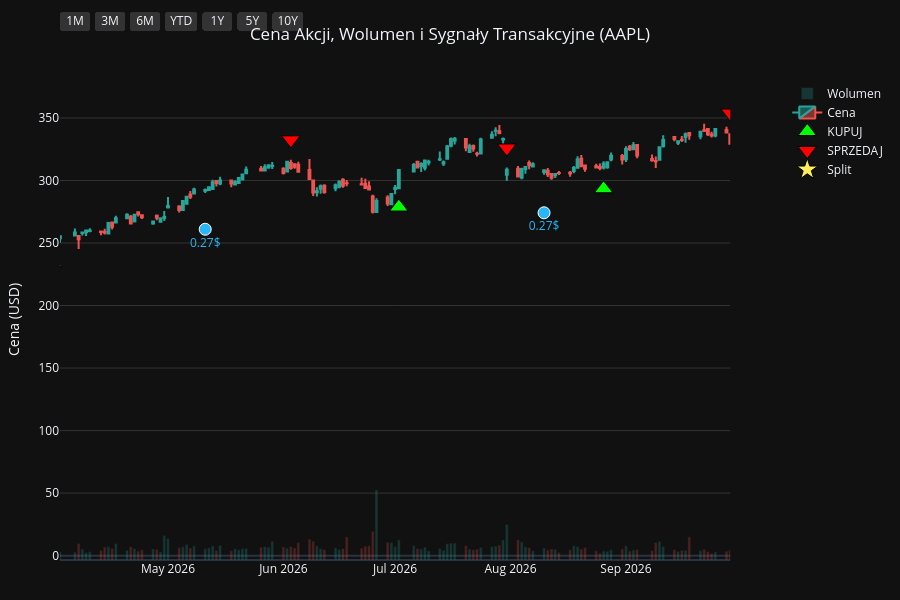
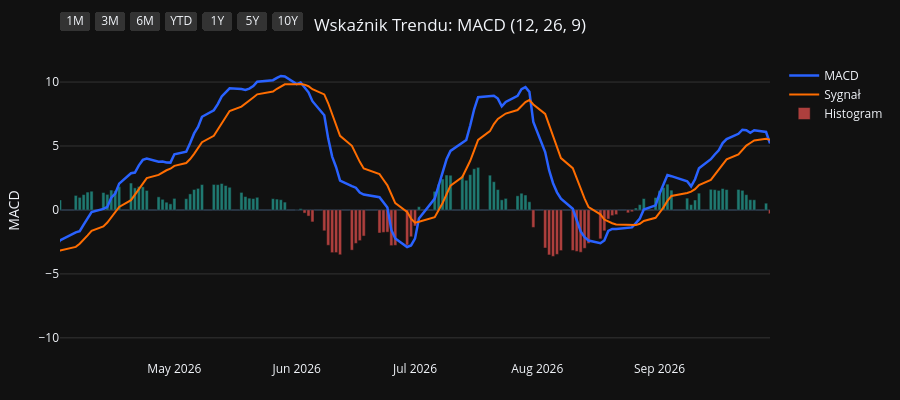
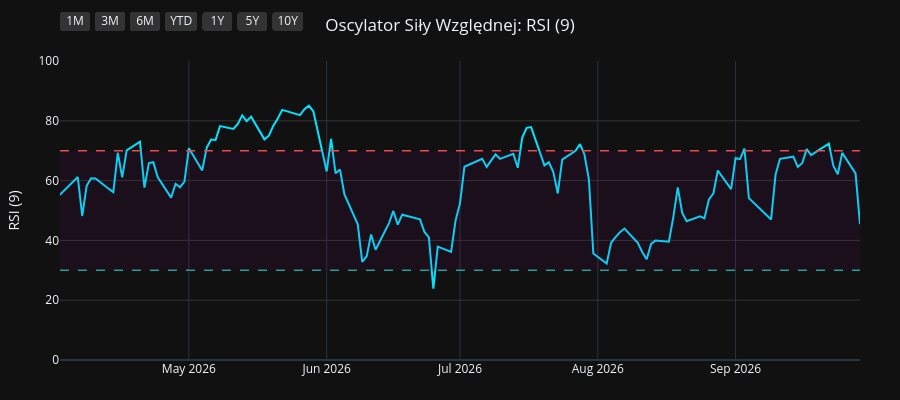
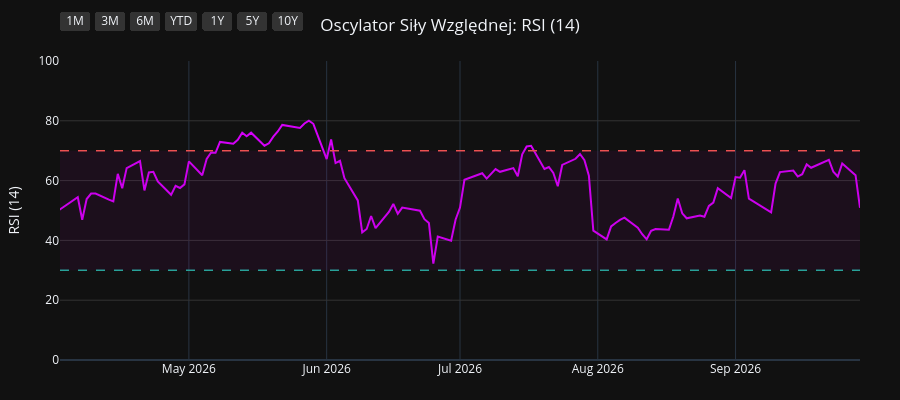

The cell these charts' notebook holds for them, in order:
### Code cell
import os
import yfinance as yf
import pandas as pd
import pandas_ta as ta
import plotly.graph_objects as go
from plotly.subplots import make_subplots

# 1. Pobranie i przygotowanie danych
symbol = os.environ.get("STOCK_TICKER", "").strip().upper()
if not symbol:
    raise RuntimeError("Set STOCK_TICKER before running price_extractor.ipynb")
df = yf.Ticker(symbol).history(period="10y")
df.index = df.index.tz_localize(None)

# Wskaźniki i sygnały
df.ta.macd(fast=12, slow=26, signal=9, append=True)
df.ta.rsi(length=9, append=True)
df.ta.rsi(length=14, append=True)
df.ta.rsi(length=21, append=True)
df.dropna(inplace=True)

macd = df['MACD_12_26_9']
signal = df['MACDs_12_26_9']
wczorajszy_macd = macd.shift(1)
wczorajszy_signal = signal.shift(1)

df['Decyzja'] = 'BRAK'
df.loc[(macd > signal) & (wczorajszy_macd <= wczorajszy_signal), 'Decyzja'] = 'KUPUJ'
df.loc[(macd < signal) & (wczorajszy_macd >= wczorajszy_signal), 'Decyzja'] = 'SPRZEDAJ'

df_kupuj = df[df['Decyzja'] == 'KUPUJ']
df_sprzedaj = df[df['Decyzja'] == 'SPRZEDAJ']
df_dywidendy = df[df['Dividends'] > 0]
df_splity = df[df['Stock Splits'] > 0]

# Wspólna konfiguracja osi X
konfiguracja_osi_x = dict(
    type="date",
    showspikes=True, spikemode="across", spikesnap="cursor", spikedash="dot", spikecolor="#ffffff", spikethickness=1, hoverformat="%Y-%m-%d",
    rangeselector=dict(
        buttons=list([
            dict(count=1, label="1M", step="month", stepmode="backward"),
            dict(count=3, label="3M", step="month", stepmode="backward"),
            dict(count=6, label="6M", step="month", stepmode="backward"),
            dict(count=1, label="YTD", step="year", stepmode="todate"),
            dict(count=1, label="1Y", step="year", stepmode="backward"),
            dict(count=5, label="5Y", step="year", stepmode="backward"),
            dict(step="all", label="10Y")
        ]),
        bgcolor="#333333", activecolor="#2962ff", x=0, y=1.1
    )
)

# ==========================================
# WYKRES 1: CENA + WOLUMEN + SYGNAŁY
# ==========================================
fig1 = make_subplots(specs=[[{"secondary_y": True}]])

kolory_wolumenu = ['#26a69a' if row['Close'] >= row['Open'] else '#ef5350' for index, row in df.iterrows()]
fig1.add_trace(go.Bar(x=df.index, y=df['Volume'], marker_color=kolory_wolumenu, opacity=0.25, name='Wolumen'), secondary_y=True)
fig1.add_trace(go.Candlestick(x=df.index, open=df['Open'], high=df['High'], low=df['Low'], close=df['Close'], name='Cena', increasing_line_color='#26a69a', decreasing_line_color='#ef5350'), secondary_y=False)
fig1.add_trace(go.Scatter(x=df_kupuj.index, y=df_kupuj['Low'] * 0.95, customdata=df_kupuj[['Low', 'High']], mode='markers', marker=dict(symbol='triangle-up', size=16, color='#00ff00', line=dict(width=1, color='black')), name='KUPUJ', hovertemplate='KUPUJ<br>Najniższa: %{customdata[0]:.2f}<br>Najwyższa: %{customdata[1]:.2f}<extra></extra>'), secondary_y=False)
fig1.add_trace(go.Scatter(x=df_sprzedaj.index, y=df_sprzedaj['High'] * 1.05, customdata=df_sprzedaj[['Low', 'High']], mode='markers', marker=dict(symbol='triangle-down', size=16, color='#ff0000', line=dict(width=1, color='black')), name='SPRZEDAJ', hovertemplate='SPRZEDAJ<br>Najniższa: %{customdata[0]:.2f}<br>Najwyższa: %{customdata[1]:.2f}<extra></extra>'), secondary_y=False)

if not df_dywidendy.empty:
    fig1.add_trace(go.Scatter(x=df_dywidendy.index, y=df_dywidendy['Low'] * 0.90, mode='markers+text', marker=dict(symbol='circle', size=12, color='#29b6f6', line=dict(width=1, color='white')), text=df_dywidendy['Dividends'].apply(lambda x: f"{x}$"), textposition="bottom center", name='Dywidenda', showlegend=False, hovertemplate='Dywidenda: %{text}<extra></extra>', textfont=dict(color="#29b6f6")), secondary_y=False)
if not df_splity.empty:
                    fig1.add_trace(go.Scatter(x=df_splity.index, y=df_splity['High'], mode='markers+text', marker=dict(symbol='star', size=16, color='#ffee58', line=dict(width=1, color='black')), text=df_splity['Stock Splits'].apply(lambda x: f"{x:g}:1" if x >= 1 else f"1:{1 / x:g}"), textposition="top center", name='Split', hovertemplate='%{text}<extra></extra>', textfont=dict(color="#ffee58")), secondary_y=False)

fig1.update_layout(title=dict(text=f"Cena Akcji, Wolumen i Sygnały Transakcyjne ({symbol})", x=0.5, xanchor='center'), dragmode='pan', xaxis_rangeslider_visible=False, template='plotly_dark', height=600, hovermode='x unified', margin=dict(l=60, r=40, t=60, b=40))
fig1.update_xaxes(**konfiguracja_osi_x)
fig1.update_xaxes(range=[df.index.max() - pd.Timedelta(days=180), df.index.max()])
fig1.update_yaxes(title_text="Cena (USD)", secondary_y=False, gridcolor='#333333')
fig1.update_yaxes(range=[0, df['Volume'].max() * 4], showgrid=False, showticklabels=False, secondary_y=True)
fig1.show(config={'scrollZoom': True})

# ==========================================
# WYKRES 2: WSKAŹNIK MACD
# ==========================================
fig2 = go.Figure()
fig2.add_trace(go.Scatter(x=df.index, y=df['MACD_12_26_9'], line=dict(color='#2962ff', width=2.5), name='MACD'))
fig2.add_trace(go.Scatter(x=df.index, y=df['MACDs_12_26_9'], line=dict(color='#ff6d00', width=2), name='Sygnał'))
kolory_macd = ['#26a69a' if val >= 0 else '#ef5350' for val in df['MACDh_12_26_9']]
fig2.add_trace(go.Bar(x=df.index, y=df['MACDh_12_26_9'], marker_color=kolory_macd, name='Histogram', opacity=0.7))
fig2.update_layout(title=dict(text="Wskaźnik Trendu: MACD (12, 26, 9)", x=0.5, xanchor='center'), dragmode='pan', xaxis_rangeslider_visible=False, template='plotly_dark', height=400, hovermode='x unified', margin=dict(l=60, r=40, t=60, b=40))
fig2.update_xaxes(**konfiguracja_osi_x)
fig2.update_xaxes(range=[df.index.max() - pd.Timedelta(days=180), df.index.max()])
fig2.update_yaxes(title_text="MACD", gridcolor='#333333')
fig2.show(config={'scrollZoom': True})

# ==========================================
# WYKRES 3: OSCYLATOR RSI (9)
# ==========================================
fig3 = go.Figure()
fig3.add_trace(go.Scatter(x=df.index, y=df['RSI_9'], line=dict(color='#00e5ff', width=2), name='RSI (9)'))
fig3.add_hline(y=70, line_dash="dash", line_color="#ef5350", line_width=1.5)
fig3.add_hline(y=30, line_dash="dash", line_color="#26a69a", line_width=1.5)
fig3.add_hrect(y0=30, y1=70, line_width=0, fillcolor="purple", opacity=0.1)
fig3.update_layout(title=dict(text="Oscylator Siły Względnej: RSI (9)", x=0.5, xanchor='center'), dragmode='pan', xaxis_rangeslider_visible=False, template='plotly_dark', height=400, hovermode='x unified', margin=dict(l=60, r=40, t=60, b=40))
fig3.update_xaxes(**konfiguracja_osi_x)
fig3.update_xaxes(range=[df.index.max() - pd.Timedelta(days=180), df.index.max()])
fig3.update_yaxes(title_text="RSI (9)", range=[0, 100], gridcolor='#333333')
fig3.show(config={'scrollZoom': True})

# ==========================================
# WYKRES 4: OSCYLATOR RSI (14)
# ==========================================
fig4 = go.Figure()
fig4.add_trace(go.Scatter(x=df.index, y=df['RSI_14'], line=dict(color='#d500f9', width=2), name='RSI (14)'))
fig4.add_hline(y=70, line_dash="dash", line_color="#ef5350", line_width=1.5)
fig4.add_hline(y=30, line_dash="dash", line_color="#26a69a", line_width=1.5)
fig4.add_hrect(y0=30, y1=70, line_width=0, fillcolor="purple", opacity=0.1)
fig4.update_layout(title=dict(text="Oscylator Siły Względnej: RSI (14)", x=0.5, xanchor='center'), dragmode='pan', xaxis_rangeslider_visible=False, template='plotly_dark', height=400, hovermode='x unified', margin=dict(l=60, r=40, t=60, b=40))
fig4.update_xaxes(**konfiguracja_osi_x)
fig4.update_xaxes(range=[df.index.max() - pd.Timedelta(days=180), df.index.max()])
fig4.update_yaxes(title_text="RSI (14)", range=[0, 100], gridcolor='#333333')
fig4.show(config={'scrollZoom': True})

# ==========================================
# WYKRES 5: OSCYLATOR RSI (21)
# ==========================================
fig5 = go.Figure()
fig5.add_trace(go.Scatter(x=df.index, y=df['RSI_21'], line=dict(color='#64dd17', width=2), name='RSI (21)'))
fig5.add_hline(y=70, line_dash="dash", line_color="#ef5350", line_width=1.5)
fig5.add_hline(y=30, line_dash="dash", line_color="#26a69a", line_width=1.5)
fig5.add_hrect(y0=30, y1=70, line_width=0, fillcolor="purple", opacity=0.1)
fig5.update_layout(title=dict(text="Oscylator Siły Względnej: RSI (21)", x=0.5, xanchor='center'), dragmode='pan', xaxis_rangeslider_visible=False, template='plotly_dark', height=400, hovermode='x unified', margin=dict(l=60, r=40, t=60, b=40))
fig5.update_xaxes(**konfiguracja_osi_x)
fig5.update_xaxes(range=[df.index.max() - pd.Timedelta(days=180), df.index.max()])
fig5.update_yaxes(title_text="RSI (21)", range=[0, 100], gridcolor='#333333')
fig5.show(config={'scrollZoom': True})

### Figure 1 — Plotly figure (JSON) as saved in the notebook; plotly's stock layout.template omitted (floating-point values rounded to 4 significant figures; data arrays with more than 128 entries replaced by an {"elided": "..."} marker saying what was removed)
{"data": [{"marker": {"color": {"elided": "2479 str values"}}, "name": "Wolumen", "opacity": 0.25, "type": "bar", "x": {"elided": "2479 str values"}, "xaxis": "x", "y": {"elided": "2479 int values"}, "yaxis": "y2"}, {"close": {"elided": "2479 float values"}, "decreasing": {"line": {"color": "#ef5350"}}, "high": {"elided": "2479 float values"}, "increasing": {"line": {"color": "#26a69a"}}, "low": {"elided": "2479 float values"}, "name": "Cena", "open": {"elided": "2479 float values"}, "type": "candlestick", "x": {"elided": "2479 str values"}, "xaxis": "x", "yaxis": "y"}, {"customdata": {"elided": "89x2 float values"}, "hovertemplate": "KUPUJ<br>Najniższa: %{customdata[0]:.2f}<br>Najwyższa: %{customdata[1]:.2f}<extra></extra>", "marker": {"color": "#00ff00", "line": {"color": "black", "width": 1}, "size": 16, "symbol": "triangle-up"}, "mode": "markers", "name": "KUPUJ", "type": "scatter", "x": ["2016-11-17T00:00:00", "2017-01-09T00:00:00", "2017-01-25T00:00:00", "2017-05-01T00:00:00", "2017-07-10T00:00:00", "2017-08-29T00:00:00", "2017-10-06T00:00:00", "2017-12-18T00:00:00", "2018-01-08T00:00:00", "2018-02-14T00:00:00", "2018-04-10T00:00:00", "2018-05-02T00:00:00", "2018-06-06T00:00:00", "2018-07-09T00:00:00", "2018-08-01T00:00:00", "2018-10-02T00:00:00", "2018-12-03T00:00:00", "2018-12-12T00:00:00", "2018-12-28T00:00:00", "2019-03-12T00:00:00", "2019-04-02T00:00:00", "2019-04-18T00:00:00", "2019-06-06T00:00:00", "2019-07-23T00:00:00", "2019-08-19T00:00:00", "2019-09-05T00:00:00", "2019-10-07T00:00:00", "2019-12-16T00:00:00", "2020-03-27T00:00:00", "2020-06-08T00:00:00", "2020-07-08T00:00:00", "2020-07-20T00:00:00", "2020-07-31T00:00:00", "2020-10-01T00:00:00", "2020-11-06T00:00:00", "2020-12-01T00:00:00", "2021-01-22T00:00:00", "2021-03-15T00:00:00", "2021-06-07T00:00:00", "2021-08-17T00:00:00", "2021-08-31T00:00:00", "2021-10-14T00:00:00", "2021-11-17T00:00:00", "2022-02-01T00:00:00", "2022-03-18T00:00:00", "2022-05-27T00:00:00", "2022-06-23T00:00:00", "2022-10-17T00:00:00", "2022-11-11T00:00:00", "2023-01-09T00:00:00", "2023-03-16T00:00:00", "2023-04-19T00:00:00", "2023-05-01T00:00:00", "2023-05-05T00:00:00", "2023-05-18T00:00:00", "2023-05-31T00:00:00", "2023-06-27T00:00:00", "2023-08-25T00:00:00", "2023-10-04T00:00:00", "2023-11-02T00:00:00", "2023-12-08T00:00:00", "2023-12-13T00:00:00", "2024-01-19T00:00:00", "2024-03-18T00:00:00", "2024-04-25T00:00:00", "2024-06-05T00:00:00", "2024-06-07T00:00:00", "2024-06-11T00:00:00", "2024-07-02T00:00:00", "2024-08-14T00:00:00", "2024-09-20T00:00:00", "2024-10-10T00:00:00", "2024-11-19T00:00:00", "2025-01-29T00:00:00", "2025-03-25T00:00:00", "2025-04-15T00:00:00", "2025-05-12T00:00:00", "2025-06-06T00:00:00", "2025-06-23T00:00:00", "2025-08-07T00:00:00", "2025-09-03T00:00:00", "2025-09-19T00:00:00", "2025-10-23T00:00:00", "2025-11-28T00:00:00", "2026-01-28T00:00:00", "2026-02-24T00:00:00", "2026-03-31T00:00:00", "2026-07-02T00:00:00", "2026-08-26T00:00:00"], "xaxis": "x", "y": [23.76, 25.75, 26.27, 31.79, 31.57, 35.37, 34.17, 38.8, 38.59, 36.29, 38.21, 38.72, 42.92, 42.34, 44.13, 50.86, 40.81, 38.06, 34.81, 40.57, 43.21, 45.81, 41.36, 47.06, 47.87, 48.21, 51.47, 63.32, 56.61, 75.2, 86.47, 88.28, 92.66, 106.6, 107.1, 110.7, 124.5, 111.2, 115.5, 138.1, 140.2, 131.1, 140.1, 159.9, 148.4, 135.2, 126.2, 130.7, 134.7, 121.2, 141.7, 154.7, 157.6, 159.6, 161.5, 165.5, 173.8, 164.8, 160.3, 164.5, 181.8, 182.9, 177.2, 163.1, 158.0, 183.4, 182.7, 182.2, 202.4, 207.0, 214.4, 214.0, 213.8, 220.7, 207.8, 188.6, 195.5, 191.0, 188.1, 204.8, 221.8, 227.4, 244.2, 261.5, 241.1, 253.9, 234.3, 278.8, 293.4], "yaxis": "y"}, {"customdata": {"elided": "89x2 float values"}, "hovertemplate": "SPRZEDAJ<br>Najniższa: %{customdata[0]:.2f}<br>Najwyższa: %{customdata[1]:.2f}<extra></extra>", "marker": {"color": "#ff0000", "line": {"color": "black", "width": 1}, "size": 16, "symbol": "triangle-down"}, "mode": "markers", "name": "SPRZEDAJ", "type": "scatter", "x": ["2017-01-03T00:00:00", "2017-01-24T00:00:00", "2017-02-27T00:00:00", "2017-05-22T00:00:00", "2017-08-21T00:00:00", "2017-09-06T00:00:00", "2017-11-16T00:00:00", "2017-12-26T00:00:00", "2018-01-24T00:00:00", "2018-03-19T00:00:00", "2018-04-20T00:00:00", "2018-05-25T00:00:00", "2018-06-08T00:00:00", "2018-07-30T00:00:00", "2018-09-07T00:00:00", "2018-10-08T00:00:00", "2018-12-10T00:00:00", "2018-12-20T00:00:00", "2019-03-06T00:00:00", "2019-03-28T00:00:00", "2019-04-15T00:00:00", "2019-04-26T00:00:00", "2019-07-17T00:00:00", "2019-08-02T00:00:00", "2019-08-27T00:00:00", "2019-09-24T00:00:00", "2019-11-20T00:00:00", "2020-01-24T00:00:00", "2020-05-27T00:00:00", "2020-06-29T00:00:00", "2020-07-17T00:00:00", "2020-07-21T00:00:00", "2020-09-03T00:00:00", "2020-10-21T00:00:00", "2020-11-23T00:00:00", "2021-01-05T00:00:00", "2021-02-01T00:00:00", "2021-04-29T00:00:00", "2021-07-21T00:00:00", "2021-08-18T00:00:00", "2021-09-10T00:00:00", "2021-11-10T00:00:00", "2021-12-17T00:00:00", "2022-02-17T00:00:00", "2022-04-08T00:00:00", "2022-06-13T00:00:00", "2022-08-22T00:00:00", "2022-11-04T00:00:00", "2022-11-29T00:00:00", "2023-02-21T00:00:00", "2023-04-11T00:00:00", "2023-04-20T00:00:00", "2023-05-02T00:00:00", "2023-05-16T00:00:00", "2023-05-22T00:00:00", "2023-06-26T00:00:00", "2023-07-10T00:00:00", "2023-09-11T00:00:00", "2023-10-20T00:00:00", "2023-11-30T00:00:00", "2023-12-11T00:00:00", "2023-12-19T00:00:00", "2024-01-31T00:00:00", "2024-04-19T00:00:00", "2024-05-29T00:00:00", "2024-06-06T00:00:00", "2024-06-10T00:00:00", "2024-06-25T00:00:00", "2024-07-18T00:00:00", "2024-09-04T00:00:00", "2024-10-07T00:00:00", "2024-10-25T00:00:00", "2024-12-30T00:00:00", "2025-03-03T00:00:00", "2025-04-03T00:00:00", "2025-05-08T00:00:00", "2025-05-22T00:00:00", "2025-06-11T00:00:00", "2025-07-29T00:00:00", "2025-08-25T00:00:00", "2025-09-10T00:00:00", "2025-10-07T00:00:00", "2025-11-07T00:00:00", "2025-12-08T00:00:00", "2026-02-13T00:00:00", "2026-03-02T00:00:00", "2026-06-03T00:00:00", "2026-07-31T00:00:00", "2026-09-29T00:00:00"], "xaxis": "x", "y": [28.08, 28.99, 33.32, 37.62, 38.58, 39.83, 42.15, 42.05, 43.48, 43.7, 42.16, 46.88, 47.46, 47.51, 55.9, 55.76, 42.34, 40.35, 43.87, 47.39, 49.96, 51.25, 51.47, 51.8, 52.53, 56.05, 67.23, 81.69, 80.93, 91.97, 98.68, 100.8, 131.1, 120.8, 119.9, 134.3, 138.0, 139.9, 149.4, 154.4, 159.2, 154.0, 177.9, 176.5, 176.4, 139.0, 174.9, 147.2, 149.4, 156.3, 167.7, 173.4, 176.0, 179.1, 180.8, 194.6, 196.6, 186.8, 181.7, 197.4, 200.7, 204.3, 194.1, 172.8, 200.0, 204.4, 205.2, 219.9, 239.7, 230.9, 235.0, 242.8, 264.3, 254.7, 216.5, 208.8, 211.9, 213.7, 224.5, 239.9, 243.1, 269.3, 284.9, 292.9, 274.9, 279.4, 332.5, 325.9, 353.9], "yaxis": "y"}, {"hovertemplate": "Dywidenda: %{text}<extra></extra>", "marker": {"color": "#29b6f6", "line": {"color": "white", "width": 1}, "size": 12, "symbol": "circle"}, "mode": "markers+text", "name": "Dywidenda", "showlegend": false, "text": ["0.1425$", "0.1575$", "0.1575$", "0.1575$", "0.1575$", "0.1825$", "0.1825$", "0.1825$", "0.1825$", "0.1925$", "0.1925$", "0.1925$", "0.1925$", "0.205$", "0.205$", "0.205$", "0.205$", "0.22$", "0.22$", "0.22$", "0.22$", "0.23$", "0.23$", "0.23$", "0.23$", "0.24$", "0.24$", "0.24$", "0.24$", "0.25$", "0.25$", "0.25$", "0.25$", "0.26$", "0.26$", "0.26$", "0.26$", "0.27$", "0.27$"], "textfont": {"color": "#29b6f6"}, "textposition": "bottom center", "type": "scatter", "x": ["2017-02-09T00:00:00", "2017-05-11T00:00:00", "2017-08-10T00:00:00", "2017-11-10T00:00:00", "2018-02-09T00:00:00", "2018-05-11T00:00:00", "2018-08-10T00:00:00", "2018-11-08T00:00:00", "2019-02-08T00:00:00", "2019-05-10T00:00:00", "2019-08-09T00:00:00", "2019-11-07T00:00:00", "2020-02-07T00:00:00", "2020-05-08T00:00:00", "2020-08-07T00:00:00", "2020-11-06T00:00:00", "2021-02-05T00:00:00", "2021-05-07T00:00:00", "2021-08-06T00:00:00", "2021-11-05T00:00:00", "2022-02-04T00:00:00", "2022-05-06T00:00:00", "2022-08-05T00:00:00", "2022-11-04T00:00:00", "2023-02-10T00:00:00", "2023-05-12T00:00:00", "2023-08-11T00:00:00", "2023-11-10T00:00:00", "2024-02-09T00:00:00", "2024-05-10T00:00:00", "2024-08-12T00:00:00", "2024-11-08T00:00:00", "2025-02-10T00:00:00", "2025-05-12T00:00:00", "2025-08-11T00:00:00", "2025-11-10T00:00:00", "2026-02-09T00:00:00", "2026-05-11T00:00:00", "2026-08-10T00:00:00"], "xaxis": "x", "y": [27.24, 31.78, 32.39, 36.63, 31.71, 39.72, 43.94, 44.11, 36.09, 41.46, 43.03, 55.9, 69.03, 66.23, 96.2, 101.5, 118.9, 113.5, 127.8, 131.9, 150.2, 135.9, 143.9, 118.8, 132.1, 151.6, 156.8, 163.2, 167.4, 162.4, 192.4, 202.3, 203.2, 185.2, 201.5, 240.1, 244.1, 261.0, 274.1], "yaxis": "y"}, {"hovertemplate": "%{text}<extra></extra>", "marker": {"color": "#ffee58", "line": {"color": "black", "width": 1}, "size": 16, "symbol": "star"}, "mode": "markers+text", "name": "Split", "text": ["4:1"], "textfont": {"color": "#ffee58"}, "textposition": "top center", "type": "scatter", "x": ["2020-08-31T00:00:00"], "xaxis": "x", "y": [127.0], "yaxis": "y"}], "layout": {"dragmode": "pan", "height": 600, "hovermode": "x unified", "margin": {"b": 40, "l": 60, "r": 40, "t": 60}, "title": {"text": "Cena Akcji, Wolumen i Sygnały Transakcyjne (AAPL)", "x": 0.5, "xanchor": "center"}, "xaxis": {"anchor": "y", "domain": [0.0, 0.94], "hoverformat": "%Y-%m-%d", "range": ["2026-04-02T00:00:00", "2026-09-29T00:00:00"], "rangeselector": {"activecolor": "#2962ff", "bgcolor": "#333333", "buttons": [{"count": 1, "label": "1M", "step": "month", "stepmode": "backward"}, {"count": 3, "label": "3M", "step": "month", "stepmode": "backward"}, {"count": 6, "label": "6M", "step": "month", "stepmode": "backward"}, {"count": 1, "label": "YTD", "step": "year", "stepmode": "todate"}, {"count": 1, "label": "1Y", "step": "year", "stepmode": "backward"}, {"count": 5, "label": "5Y", "step": "year", "stepmode": "backward"}, {"label": "10Y", "step": "all"}], "x": 0, "y": 1.1}, "rangeslider": {"visible": false}, "showspikes": true, "spikecolor": "#ffffff", "spikedash": "dot", "spikemode": "across", "spikesnap": "cursor", "spikethickness": 1, "type": "date"}, "yaxis": {"anchor": "x", "domain": [0.0, 1.0], "gridcolor": "#333333", "title": {"text": "Cena (USD)"}}, "yaxis2": {"anchor": "x", "overlaying": "y", "range": [0, 1791760000], "showgrid": false, "showticklabels": false, "side": "right"}}}

### Figure 2 — Plotly figure (JSON) as saved in the notebook; plotly's stock layout.template omitted (floating-point values rounded to 4 significant figures; data arrays with more than 128 entries replaced by an {"elided": "..."} marker saying what was removed)
{"data": [{"line": {"color": "#2962ff", "width": 2.5}, "name": "MACD", "type": "scatter", "x": {"elided": "2479 str values"}, "y": {"elided": "2479 float values"}}, {"line": {"color": "#ff6d00", "width": 2}, "name": "Sygnał", "type": "scatter", "x": {"elided": "2479 str values"}, "y": {"elided": "2479 float values"}}, {"marker": {"color": {"elided": "2479 str values"}}, "name": "Histogram", "opacity": 0.7, "type": "bar", "x": {"elided": "2479 str values"}, "y": {"elided": "2479 float values"}}], "layout": {"dragmode": "pan", "height": 400, "hovermode": "x unified", "margin": {"b": 40, "l": 60, "r": 40, "t": 60}, "title": {"text": "Wskaźnik Trendu: MACD (12, 26, 9)", "x": 0.5, "xanchor": "center"}, "xaxis": {"hoverformat": "%Y-%m-%d", "range": ["2026-04-02T00:00:00", "2026-09-29T00:00:00"], "rangeselector": {"activecolor": "#2962ff", "bgcolor": "#333333", "buttons": [{"count": 1, "label": "1M", "step": "month", "stepmode": "backward"}, {"count": 3, "label": "3M", "step": "month", "stepmode": "backward"}, {"count": 6, "label": "6M", "step": "month", "stepmode": "backward"}, {"count": 1, "label": "YTD", "step": "year", "stepmode": "todate"}, {"count": 1, "label": "1Y", "step": "year", "stepmode": "backward"}, {"count": 5, "label": "5Y", "step": "year", "stepmode": "backward"}, {"label": "10Y", "step": "all"}], "x": 0, "y": 1.1}, "rangeslider": {"visible": false}, "showspikes": true, "spikecolor": "#ffffff", "spikedash": "dot", "spikemode": "across", "spikesnap": "cursor", "spikethickness": 1, "type": "date"}, "yaxis": {"gridcolor": "#333333", "title": {"text": "MACD"}}}}

### Figure 3 — Plotly figure (JSON) as saved in the notebook; plotly's stock layout.template omitted (floating-point values rounded to 4 significant figures; data arrays with more than 128 entries replaced by an {"elided": "..."} marker saying what was removed)
{"data": [{"line": {"color": "#00e5ff", "width": 2}, "name": "RSI (9)", "type": "scatter", "x": {"elided": "2479 str values"}, "y": {"elided": "2479 float values"}}], "layout": {"dragmode": "pan", "height": 400, "hovermode": "x unified", "margin": {"b": 40, "l": 60, "r": 40, "t": 60}, "shapes": [{"line": {"color": "#ef5350", "dash": "dash", "width": 1.5}, "type": "line", "x0": 0, "x1": 1, "xref": "x domain", "y0": 70, "y1": 70, "yref": "y"}, {"line": {"color": "#26a69a", "dash": "dash", "width": 1.5}, "type": "line", "x0": 0, "x1": 1, "xref": "x domain", "y0": 30, "y1": 30, "yref": "y"}, {"fillcolor": "purple", "line": {"width": 0}, "opacity": 0.1, "type": "rect", "x0": 0, "x1": 1, "xref": "x domain", "y0": 30, "y1": 70, "yref": "y"}], "title": {"text": "Oscylator Siły Względnej: RSI (9)", "x": 0.5, "xanchor": "center"}, "xaxis": {"hoverformat": "%Y-%m-%d", "range": ["2026-04-02T00:00:00", "2026-09-29T00:00:00"], "rangeselector": {"activecolor": "#2962ff", "bgcolor": "#333333", "buttons": [{"count": 1, "label": "1M", "step": "month", "stepmode": "backward"}, {"count": 3, "label": "3M", "step": "month", "stepmode": "backward"}, {"count": 6, "label": "6M", "step": "month", "stepmode": "backward"}, {"count": 1, "label": "YTD", "step": "year", "stepmode": "todate"}, {"count": 1, "label": "1Y", "step": "year", "stepmode": "backward"}, {"count": 5, "label": "5Y", "step": "year", "stepmode": "backward"}, {"label": "10Y", "step": "all"}], "x": 0, "y": 1.1}, "rangeslider": {"visible": false}, "showspikes": true, "spikecolor": "#ffffff", "spikedash": "dot", "spikemode": "across", "spikesnap": "cursor", "spikethickness": 1, "type": "date"}, "yaxis": {"gridcolor": "#333333", "range": [0, 100], "title": {"text": "RSI (9)"}}}}

### Figure 4 — Plotly figure (JSON) as saved in the notebook; plotly's stock layout.template omitted (floating-point values rounded to 4 significant figures; data arrays with more than 128 entries replaced by an {"elided": "..."} marker saying what was removed)
{"data": [{"line": {"color": "#d500f9", "width": 2}, "name": "RSI (14)", "type": "scatter", "x": {"elided": "2479 str values"}, "y": {"elided": "2479 float values"}}], "layout": {"dragmode": "pan", "height": 400, "hovermode": "x unified", "margin": {"b": 40, "l": 60, "r": 40, "t": 60}, "shapes": [{"line": {"color": "#ef5350", "dash": "dash", "width": 1.5}, "type": "line", "x0": 0, "x1": 1, "xref": "x domain", "y0": 70, "y1": 70, "yref": "y"}, {"line": {"color": "#26a69a", "dash": "dash", "width": 1.5}, "type": "line", "x0": 0, "x1": 1, "xref": "x domain", "y0": 30, "y1": 30, "yref": "y"}, {"fillcolor": "purple", "line": {"width": 0}, "opacity": 0.1, "type": "rect", "x0": 0, "x1": 1, "xref": "x domain", "y0": 30, "y1": 70, "yref": "y"}], "title": {"text": "Oscylator Siły Względnej: RSI (14)", "x": 0.5, "xanchor": "center"}, "xaxis": {"hoverformat": "%Y-%m-%d", "range": ["2026-04-02T00:00:00", "2026-09-29T00:00:00"], "rangeselector": {"activecolor": "#2962ff", "bgcolor": "#333333", "buttons": [{"count": 1, "label": "1M", "step": "month", "stepmode": "backward"}, {"count": 3, "label": "3M", "step": "month", "stepmode": "backward"}, {"count": 6, "label": "6M", "step": "month", "stepmode": "backward"}, {"count": 1, "label": "YTD", "step": "year", "stepmode": "todate"}, {"count": 1, "label": "1Y", "step": "year", "stepmode": "backward"}, {"count": 5, "label": "5Y", "step": "year", "stepmode": "backward"}, {"label": "10Y", "step": "all"}], "x": 0, "y": 1.1}, "rangeslider": {"visible": false}, "showspikes": true, "spikecolor": "#ffffff", "spikedash": "dot", "spikemode": "across", "spikesnap": "cursor", "spikethickness": 1, "type": "date"}, "yaxis": {"gridcolor": "#333333", "range": [0, 100], "title": {"text": "RSI (14)"}}}}
